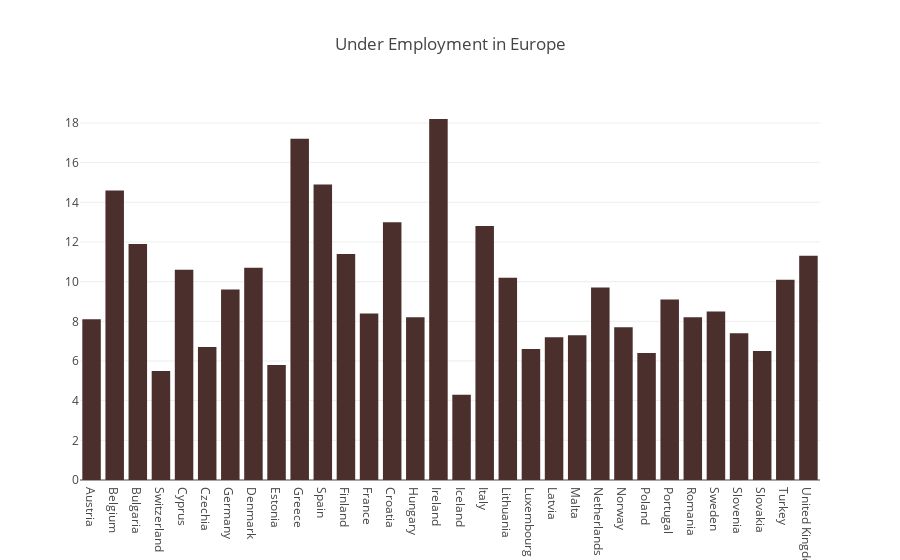

Write notebook code for a chart like this one.
### Code cell
trace = [go.Bar(
             x = underemployment['country'],
             y = underemployment['med_income_underemp'],
             name = 'Under Employment',
             marker = dict(color = 'rgb(74, 47, 44)'),
)]
layout = go.Layout(title = 'Under Employment in Europe')
fig = go.Figure(data = trace, layout = layout)
iplot(fig)

### Figure 1 — Plotly figure (JSON) as saved in the notebook; plotly's stock layout.template omitted (floating-point values rounded to 4 significant figures)
{"data": [{"marker": {"color": "rgb(74, 47, 44)"}, "name": "Under Employment", "type": "bar", "uid": "8ac8ed95-952c-42ca-bc4f-7449fc03a910", "x": ["Austria", "Belgium", "Bulgaria", "Switzerland", "Cyprus", "Czechia", "Germany", "Denmark", "Estonia", "Greece", "Spain", "Finland", "France", "Croatia", "Hungary", "Ireland", "Iceland", "Italy", "Lithuania", "Luxembourg", "Latvia", "Malta", "Netherlands", "Norway", "Poland", "Portugal", "Romania", "Sweden", "Slovenia", "Slovakia", "Turkey", "United Kingdom"], "y": [8.1, 14.6, 11.9, 5.5, 10.6, 6.7, 9.6, 10.7, 5.8, 17.2, 14.9, 11.4, 8.4, 13.0, 8.2, 18.2, 4.3, 12.8, 10.2, 6.6, 7.2, 7.3, 9.7, 7.7, 6.4, 9.1, 8.2, 8.5, 7.4, 6.5, 10.1, 11.3]}], "layout": {"title": {"text": "Under Employment in Europe"}}}
